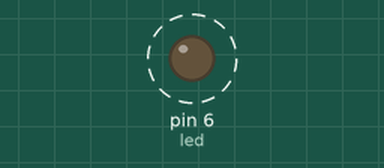
A sketch run on a simulated Arduino Uno, built with avr-gcc and run on an emulated ATmega328P. On the bench: output pins drawn as LEDs (lit = HIGH). Dashed ring = blinking.

Above: at 0.2 s.
Timing chart, 0 to 3.0 s (numbered marks = the images above):
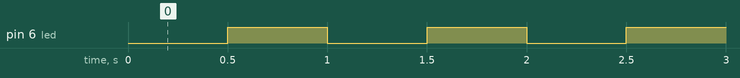

The sketch:

millis1.ino
```cpp
const int led = 6;
int o = 0;
unsigned long prev=0;
const unsigned long d=500;
void setup() {
  pinMode(led, OUTPUT);
}

void loop() {
  unsigned long now=millis();
  if(now - prev >= d){
    prev=now;
    o++;
    if(o>1)o=0;
    digitalWrite(led,o);
  }
}
```

Measured:
- by itself, pin 6 (led): alternates HIGH for 0.50 s and LOW for 0.50 s
